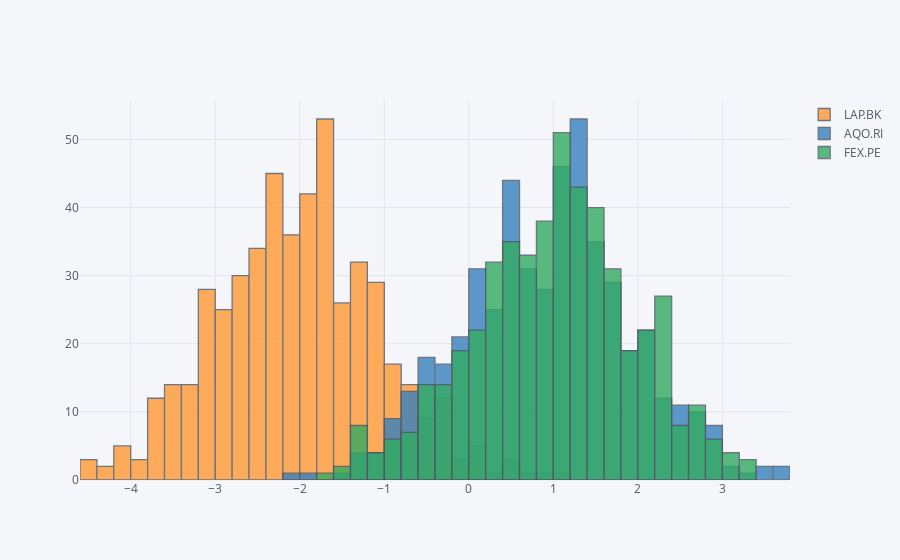

Here is the notebook cell this chart was saved with:
### Code cell
cf.datagen.histogram(3).iplot(kind = 'histogram')

### Figure 1 — Plotly figure (JSON) as saved in the notebook; plotly's stock layout.template omitted (floating-point values rounded to 4 significant figures; data arrays with more than 128 entries replaced by an {"elided": "..."} marker saying what was removed)
{"data": [{"histfunc": "count", "histnorm": "", "marker": {"color": "rgba(255, 153, 51, 1.0)", "line": {"color": "#4D5663", "width": 1.3}}, "name": "LAP.BK", "opacity": 0.8, "orientation": "v", "type": "histogram", "uid": "3519f348-86af-4afb-bbd8-e4cb318c59da", "x": {"elided": "500 float values"}}, {"histfunc": "count", "histnorm": "", "marker": {"color": "rgba(55, 128, 191, 1.0)", "line": {"color": "#4D5663", "width": 1.3}}, "name": "AQO.RI", "opacity": 0.8, "orientation": "v", "type": "histogram", "uid": "b705afe6-9561-420b-a7ee-543baa9aa340", "x": {"elided": "500 float values"}}, {"histfunc": "count", "histnorm": "", "marker": {"color": "rgba(50, 171, 96, 1.0)", "line": {"color": "#4D5663", "width": 1.3}}, "name": "FEX.PE", "opacity": 0.8, "orientation": "v", "type": "histogram", "uid": "7fedfff7-666e-454c-b7bc-ee533036f826", "x": {"elided": "500 float values"}}], "layout": {"barmode": "overlay", "legend": {"bgcolor": "#F5F6F9", "font": {"color": "#4D5663"}}, "paper_bgcolor": "#F5F6F9", "plot_bgcolor": "#F5F6F9", "title": {"font": {"color": "#4D5663"}}, "xaxis": {"gridcolor": "#E1E5ED", "showgrid": true, "tickfont": {"color": "#4D5663"}, "title": {"font": {"color": "#4D5663"}, "text": ""}, "zerolinecolor": "#E1E5ED"}, "yaxis": {"gridcolor": "#E1E5ED", "showgrid": true, "tickfont": {"color": "#4D5663"}, "title": {"font": {"color": "#4D5663"}, "text": ""}, "zerolinecolor": "#E1E5ED"}}}
